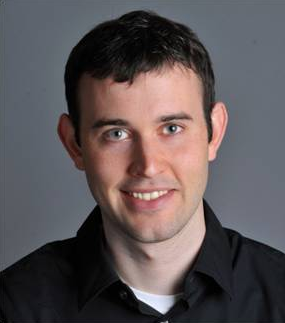
#> input picture human.png, 285 x 323 px, found by its file name
$ python practica1.py   (Python 2 division)   (older library calls are emulated)
#> lines starting #> are read from the running program, lines starting #| are printed output that depends on the picture
# -*- coding: utf-8 -*-
"""
Created on Thu Oct 01 15:31:20 2015

@author: Yue Lin, Enrique
"""

# [11 lines of commented-out code are left out]

from scipy import ndimage
import numpy as np
import math
import matplotlib.pyplot as plt
import matplotlib.image as mpimg
from skimage import io
import sys
import os
from PIL import Image

#Funcion para alinear la imagen del humano con la imagen del gato
def alinear(img1,img2):
    size1=int(round(img1.size[0]*(4/3.)));
    size2=int(round(img1.size[1]*(4/3.)));
    img1=img1.resize((size1,size2), Image.ANTIALIAS)
    #CROP
    left = 50
    top = 50
    right = 51+img2.size[0]-1
    bottom = 51+img2.size[1]-1
    img1=img1.crop((left, top, right, bottom))
    img1.save("humanAlign.png")

#Funciona para crear el filtro gaussiana de baja frecuencia
def gaussiana(sigma):
    oscRange=6*sigma/2
    filtro=np.empty((2*oscRange+1,2*oscRange+1),dtype=float)
    x0=oscRange+1
    y0=x0
    minxy=x0-oscRange
    maxxy=x0+oscRange

    for i in range(minxy,maxxy):
        componente1=((math.pow(i-x0,2))/(2*math.pow(sigma,2)))
        for j in range(minxy,maxxy):
            componente2=((math.pow(j-y0,2))/(2*math.pow(sigma,2)))
            exponente=componente1+componente2
            filtro[i-minxy,j-minxy]=math.exp(-exponente)
    filtro=filtro/np.sum(filtro)
    return filtro

#Funcion para realizar la convolucion con un filtro de baja frecuencia
def lowFilter(img,filtro):
    imgConv=np.empty((img.shape[0],img.shape[1],img.shape[2]),dtype=float)
    for i in range(img.shape[2]):
        imgConv[:,:,i]=ndimage.convolve(img[:,:,i],filtro,mode="constant",cval=0.0)
    return imgConv

#Funcion para realizar la convolucion de una imagen con un filtro de alta frecuencia
def highFilter(img,lowConvImg):
	highConvImg=np.empty((img.shape[0],img.shape[1],img.shape[2]),dtype=float)
	for i in range(img.shape[2]):
         highConvImg[:,:,i]=img[:,:,i]-lowConvImg[:,:,i]
         if(np.amin(highConvImg[:,:,i])<0.0):
             highConvImg[:,:,i]=((highConvImg[:,:,i]-(np.amin(highConvImg[:,:,i])))/((np.amax(highConvImg[:,:,i]))-(np.amin(highConvImg[:,:,i]))))
	return highConvImg

#Funcon para normalizar una imagen
def normalizar(img):
    for i in range(img.shape[2]):
        img[:,:,i]=((img[:,:,i]-(np.amin(img[:,:,i])))/((np.amax(img[:,:,i]))-(np.amin(img[:,:,i]))))

#Funcion principal donde llama a las otras funciones para crear la imagen hibrida
def imgHibrida():
    raiz=os.getcwd()
    filtro=gaussiana(9)
    alinear(Image.open(raiz+"\human.png"),Image.open(raiz+"\cat.png"))
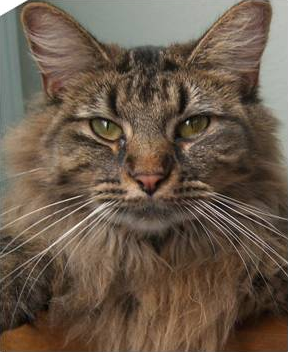
#> input picture cat.png, 288 x 352 px, found by its file name
#> in alinear, `size1=int(round(img1.size[0]*(4/3.)));`: size1 = 380
#> in alinear, `img1=img1.crop((left, top, right, bottom))`:
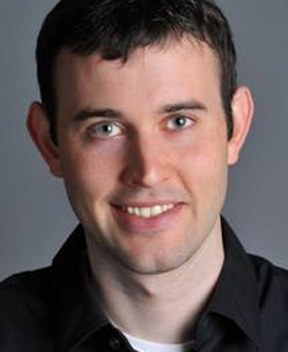
#> img1: PIL image 288x352 RGB; mean R, G, B 105.5, 89.7, 88.2
    gato=mpimg.imread(raiz+"\cat.png")
#> (the run stopped early here; a loop or call above may not have finished)
